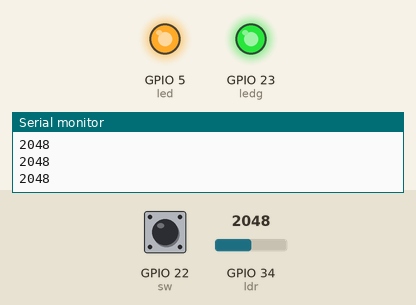
This sketch was run on a simulated ESP32. On the bench: output pins drawn as LEDs (lit = HIGH), the last lines printed to the serial monitor. Inputs (shaded band) come from the test bench; at power-on: GPIO 34 (ldr) = 2048, GPIO 22 (sw) HIGH.

Above: at 1.2 s.
1.3 s: GPIO 34 (ldr) set to 1571
2.8 s: GPIO 34 (ldr) set to 1442
At 4.0 s:
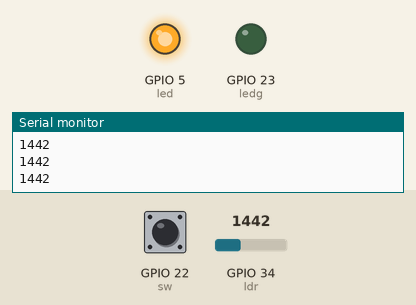
4.3 s: GPIO 22 (sw) pulled LOW for 0.15 s
At 4.38 s:
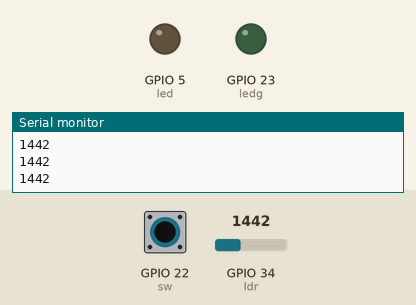
5.9 s: GPIO 22 (sw) pulled LOW for 3.2 s
At 10.0 s:
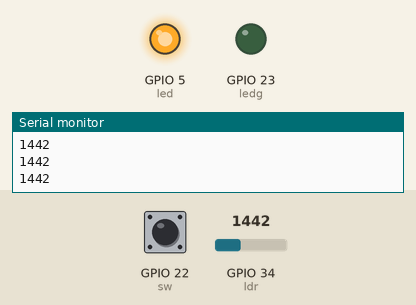
10.6 s: GPIO 34 (ldr) set to 1540
At 11.2 s:
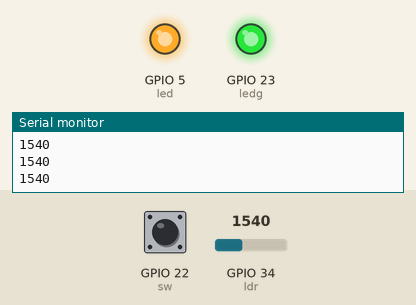
12.1 s: GPIO 22 (sw) pulled LOW for 1 s
At 12.5 s:
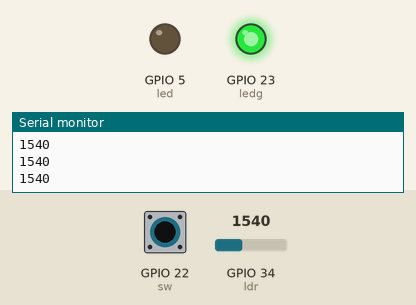
Timing chart, 0 to 15.1 s (numbered marks = the images above; inputs shaded):
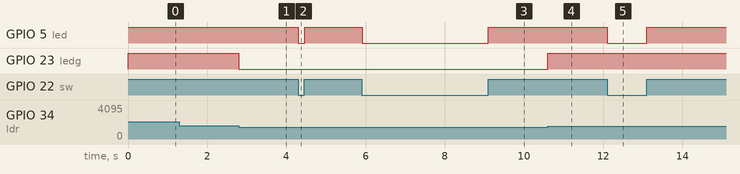

Measured:
- the behaviour switches between 1501 and 1500 on GPIO 34 (ldr) (found by bisection; images 0 and 1)
- after the input at 2.8 s, GPIO 23 (ledg): HIGH → LOW at once
- after the input at 4.3 s, GPIO 5 (led): HIGH → LOW at once, → HIGH 0.15 s later
- after the input at 5.9 s, GPIO 5 (led): HIGH → LOW at once, → HIGH 3.2 s later
- after the input at 10.6 s, GPIO 23 (ledg): LOW → HIGH at once
- after the input at 12.1 s, GPIO 5 (led): HIGH → LOW at once, → HIGH 1.0 s later

The sketch:

tutorial.ino
```cpp
int sw = 22;
int led = 5;
int ledg = 23;
int ldr = 34;
void setup() {
  pinMode(led,OUTPUT);
  pinMode(sw,INPUT_PULLUP);
  pinMode(ledg,OUTPUT);
  pinMode(ldr,INPUT);

  digitalWrite(led,HIGH);
  Serial.begin(9600);
}

void loop() {
  /* led switch
  digitalWrite(led,digitalRead(sw));
  */
  if(analogRead(ldr)>1500)
    digitalWrite(ledg,HIGH);
  else
    digitalWrite(ledg,LOW);

  digitalWrite(led,digitalRead(sw));


  Serial.println(analogRead(ldr));
  delay(10);
  //Serial.println(digitalRead(sw));
}
```
